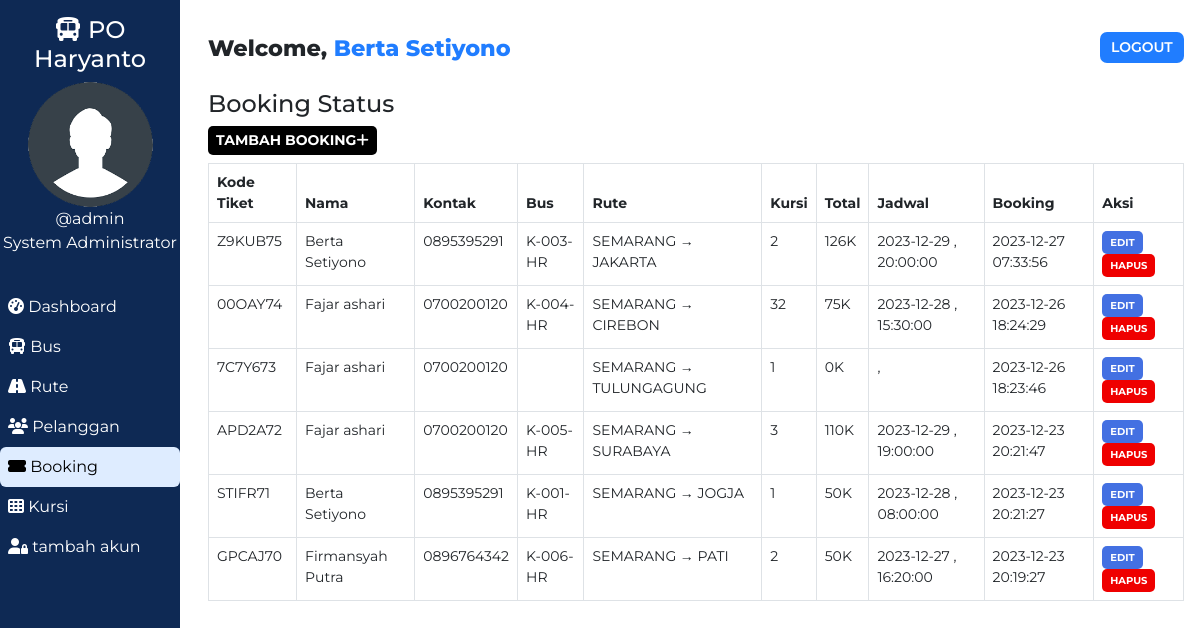
The page /admin/booking.php (signed in) on the database its author committed.
### tables this page shows
CREATE TABLE `users` (
  `user_id` int(11) NOT NULL,
  `user_fullname` varchar(100) NOT NULL,
  `user_name` varchar(30) NOT NULL,
  `user_password` varchar(255) NOT NULL,
  `user_created` datetime NOT NULL DEFAULT current_timestamp(),
  `role` varchar(11) NOT NULL
);

CREATE TABLE `bookings` (
  `id` int(100) NOT NULL,
  `booking_id` varchar(255) NOT NULL,
  `customer_id` varchar(255) NOT NULL,
  `route_id` varchar(255) NOT NULL,
  `customer_route` varchar(200) NOT NULL,
  `booked_amount` int(100) NOT NULL,
  `booked_seat` varchar(100) NOT NULL,
  `booking_created` datetime NOT NULL DEFAULT current_timestamp()
);

CREATE TABLE `customers` (
  `id` int(100) NOT NULL,
  `customer_id` varchar(255) NOT NULL,
  `customer_name` varchar(30) NOT NULL,
  `customer_phone` varchar(10) NOT NULL,
  `customer_created` datetime NOT NULL DEFAULT current_timestamp()
);

CREATE TABLE `routes` (
  `id` int(100) NOT NULL,
  `route_id` varchar(255) NOT NULL,
  `bus_no` varchar(155) NOT NULL,
  `route_cities` varchar(255) NOT NULL,
  `route_dep_date` date NOT NULL,
  `route_dep_time` time NOT NULL,
  `route_step_cost` int(100) NOT NULL,
  `route_created` datetime NOT NULL DEFAULT current_timestamp()
);

### assets/partials/_functions.php (called while the page is built, shortened)
<?php
    function get_from_table($conn, $table, $primaryKey, $pKeyValue, $toget)
    {
        $sql = "SELECT * FROM $table WHERE $primaryKey='$pKeyValue'";
        $result = mysqli_query($conn, $sql);
        $row = mysqli_fetch_assoc($result);
        if($row)
        {
            return $row["$toget"];
        }
        return false;
    }
?>

### admin/booking.php (the view, shortened to what this page needs)
<!DOCTYPE html>
<html lang="en">
<head>
    <link href="https://cdn.jsdelivr.net/npm/bootstrap@5.0.1/dist/css/bootstrap.min.css" rel="stylesheet">
    <?php
        $page="booking";
    ?>
</head>
<body>
    <?php require '../assets/partials/_admin-header.php';?>
        <?php
            $resultSql = "SELECT * FROM `bookings` ORDER BY booking_created DESC";
            $resultSqlResult = mysqli_query($conn, $resultSql);
            if(!mysqli_num_rows($resultSqlResult)){ ?>
                <div class="container mt-4">
                    <div id="noCustomers" class="alert alert-dark " role="alert">
                        <h1 class="alert-heading">Tidak ada booking</h1>
                        <p class="fw-light">Tmabahkan untuk yang pertama</p>
                        <hr>
                        <div id="addCustomerAlert" class="alert alert-success" role="alert">
                                Klik <button id="add-button" class="button btn-sm"type="button"data-bs-toggle="modal" data-bs-target="#addModal">Tambah <i class="fas fa-plus"></i></button> Tambah Booking!
                        </div>
                    </div>
                </div>
            <?php }
            else { ?>
            <section id="booking">
                <div id="head">
                    <h4>Booking Status</h4>
                </div>
                <div id="booking-results">
                    <div>
                        <button id="add-button" class="button btn-sm"type="button"data-bs-toggle="modal" data-bs-target="#addModal">Tambah Booking<i class="fas fa-plus"></i></button>
                    </div>
                    <table class="table table-hover table-bordered">
                        <thead>
                            <th>Kode Tiket</th>
                            <th>Nama</th>
                            <th>Kontak</th>
                            <th>Bus</th>
                            <th>Rute</th>
                            <th>Kursi</th>
                            <th>Total</th>
                            <th>Jadwal</th>
                            <th>Booking</th>
                            <th>Aksi</th>
                        </thead>
                        <?php
                            while($row = mysqli_fetch_assoc($resultSqlResult))
                            {
                                $id = $row["id"];
                                $customer_id = $row["customer_id"];
                                $route_id = $row["route_id"];
                                $pnr = $row["booking_id"];
                                $customer_name = get_from_table($conn, "customers","customer_id", $customer_id, "customer_name");
                                $customer_phone = get_from_table($conn,"customers","customer_id", $customer_id, "customer_phone");
                                $bus_no = get_from_table($conn, "routes", "route_id", $route_id, "bus_no");
                                $route = $row["customer_route"];
                                $booked_seat = $row["booked_seat"];
                                $booked_amount = $row["booked_amount"];
                                $dep_date = get_from_table($conn, "routes", "route_id", $route_id, "route_dep_date");
                                $dep_time = get_from_table($conn, "routes", "route_id", $route_id, "route_dep_time");
                                $booked_timing = $row["booking_created"];
                        ?>
                        <tr>
                            <td>
                                <?php
                                    echo $pnr;
                                ?>
                            </td>
                            <td>
                                <?php
                                    echo $customer_name;
                                ?>
                            </td>
                            <td>
                                <?php
                                    echo $customer_phone;
                                ?>
                            </td>
                            <td>
                                <?php
                                    echo $bus_no;
                                ?>
                            </td>
                            <td>
                                <?php
                                    echo $route;
                                ?>
                            </td>
                            <td>
                                <?php
                                    echo $booked_seat;
                                ?>
                            </td>
                            <td>
                                <?php
                                    echo $booked_amount.'K';
                                ?>
                            </td>
                            <td>
                                <?php
                                    echo $dep_date . " , ". $dep_time;
                                ?>
                            </td>
                            <td>
                                <?php
                                    echo $booked_timing;
                                ?>
                            </td>
                            <td>
                            <button class="button btn-sm edit-button" data-link="<?php echo $_SERVER['REQUEST_URI']; ?>" data-customerid="<?php
                                                echo $customer_id;?>" data-id="<?php
                                                echo $id;?>" data-name="<?php
                                                echo $customer_name;?>" data-phone="<?php
                                                echo $customer_phone;?>" >Edit</button>
                                <button class="button delete-button btn-sm" data-bs-toggle="modal" data-bs-target="#deleteModal"
                                data-id="<?php
                                                echo $id;?>" data-bookedseat="<?php
                                                echo $booked_seat;
                                            ?>" data-routeid="<?php
                                            echo $route_id;
                                        ?>">Hapus</button>
                            </td>
                        </tr>
                        <?php
                        }
                    ?>
                    </table>
                </div>
            </section>
            <?php } ?>
        </div>
    </main>
</body>
</html>

### assets/partials/_admin-header.php (shortened to what this page needs)
<?php
    require '_functions.php';
    $conn = db_connect();
    $user_id = $_SESSION['user_id'];
    $sql = "SELECT * FROM users WHERE user_id = $user_id";
    $result = mysqli_query($conn, $sql);
    if($row = mysqli_fetch_assoc($result))
    {
        $user_fullname = $row["user_fullname"];
        $user_name = $row["user_name"];
    }
?>
    <main id="container">
        <div id="sidebar">
            <h4><i class="fas fa-bus"></i> PO Haryanto </h4>
            <div>
                <img class="adminDp" src="../assets/img/userav-min.png" height="125px" alt="Admin Profile Pic">
                <p>
                    <?php  echo '@'.$user_name;  ?>
                </p>
                <p>System Administrator</p>
            </div>
            <ul id="options">
                <li class="option <?php if($page=='dashboard'){ echo 'active';}?>">
                    <a href="./dashboard.php">
                    <i class="fas fa-tachometer-alt"></i> Dashboard
                    </a>
                </li>
                <li class="option <?php if($page=='bus'){ echo 'active';}?>">
                    <a href="./bus.php">
                    <i class="fas fa-bus"></i> Bus
                    </a>
                </li>
                <li class="option <?php if($page=='route'){ echo 'active';}?>">
                    <a href="./route.php">
                    <i class="fas fa-road"></i> Rute
                    </a>
                </li>
                <li class="option <?php if($page=='customer'){ echo 'active';}?>">
                    <a href="./customer.php">
                    <i class="fas fa-users"></i> Pelanggan
                    </a>
                </li>
                <li class="option <?php if($page=='booking'){ echo 'active';}?>">
                    <a href="./booking.php">
                    <i class="fas fa-ticket-alt"></i> Booking
                    </a>
                </li>
                <li class="option <?php if($page=='seat'){ echo 'active';}?>">
                    <a href="./seat.php">
                    <i class="fas fa-th"></i> Kursi
                    </a>
                </li>
                <li class="option <?php if($page=='signup'){ echo 'active';}?>">
                    <a href="./signup.php">
                    <i class="fas fa-user-lock"></i> tambah akun
                    </a>
                </li>
            </ul>
        </div>
        <div id="main-content">
            <section id="welcome">
                <ul>
                    <li class="welcome-item">Welcome,
                        <span id="USER">
                            <?php
                                echo $user_fullname;
                            ?>
                        </span>
                    </li>
                    <li class="welcome-item">
                        <button id="logout" class="btn-sm">
                            <a href="../assets/partials/_logout.php">LOGOUT</a>
                        </button>
                    </li>
                </ul>
            </section>

### assets/styles/admin.php (style rules this page uses)
body { margin: 0; box-sizing: border-box; font-family: 'Montserrat', sans-serif; background-color: white; }
html { scroll-behavior: smooth; }
*, *::after, *::before { box-sizing: inherit; }
#USER { color: #207DFF; }
.adminDp { border-radius: 50%; }
#welcome { background-color: white; }
#welcome ul { display: flex; justify-content: space-between; list-style-type: none; padding: 0; margin: 0; }
#welcome li { margin: 0 1rem; padding: 0.5rem 0; }
#welcome li:first-child { font-weight: 800; font-size: 1.4rem; }
#logout { padding: 0.3rem 0.7rem; background-color: #207DFF; font-weight: 600; outline: none; border: none; border-radius: 7px; }
#logout a { color: white; text-decoration: none; }
@media only screen and (min-width:1000px) { #sidebar { text-align: center; background-color: #0E2954; color: white; width: 15%; position: fixed; top: 0%; padding-top: 1rem; z-index: 2; height: 100vh; } }
@media only screen and (min-width:1000px) { #sidebar p { margin: 0; } }
@media only screen and (min-width:1000px) { #sidebar ul { margin-top: 2rem; } }
@media only screen and (min-width:1000px) { #options { list-style-type: none; text-align: left; padding-left: 0; } }
@media only screen and (min-width:1000px) { .option a { display: block; padding: 0.5rem; text-decoration: none; color: inherit; border-radius: 6px; } }
@media only screen and (min-width:1000px) { .active { background-color:#DEECFF; color:black; border-radius: 6px; } }
@media only screen and (min-width:1000px) { #main-content { margin-left: 16%; } }

### assets/styles/admin-options.php (style rules this page uses)
* { font-family: Montserrat; }
#booking #head, #customer #head, #route #head, #seat #head, #bus #head { padding-top: 1rem; }
#booking, #customer, #route, #bus, #seat { padding: 0 1rem; }
#booking-results > div, #customer-results > div, #route-results > div, #bus-results > div { margin-bottom: 0.5rem; }
#booking-results button, #customer-results button, #route button, #bus-results button { border-radius: 5px; }
.button { border: none; font-weight: bold; text-transform: uppercase; }
#add-button { background-color: black; color: white; }
table { font-size: 14px; }
table th,td { padding-left: 0.3rem; }
table button { color: white; }
.edit-button { background-color: #4370E2; }
.delete-button { background-color: #EF0000; }
.edit-button, .delete-button { font-size: 10px }

### rows shown on the page
users: user_name "admin", user_fullname "Berta Setiyono"
bookings: booking "Z9KUB75", customer.customer_name "Berta Setiyono", customer.customer_phone "0895395291", route.bus_no "K-003-HR", customer_route "SEMARANG → JAKARTA", booked_seat "2", booked_amount "126", route.route_dep_date "2023-12-29", route.route_dep_time "20:00:00", booking_created "2023-12-27 07:33:56"
bookings: booking "00OAY74", customer.customer_name "Fajar ashari", customer.customer_phone "0700200120", route.bus_no "K-004-HR", customer_route "SEMARANG → CIREBON", booked_seat "32", booked_amount "75", route.route_dep_date "2023-12-28", route.route_dep_time "15:30:00", booking_created "2023-12-26 18:24:29"
bookings: booking "7C7Y673", customer.customer_name "Fajar ashari", customer.customer_phone "0700200120", customer_route "SEMARANG → TULUNGAGUNG", booked_seat "1", booked_amount "0", booking_created "2023-12-26 18:23:46"
bookings: booking "APD2A72", customer.customer_name "Fajar ashari", customer.customer_phone "0700200120", route.bus_no "K-005-HR", customer_route "SEMARANG → SURABAYA", booked_seat "3", booked_amount "110", route.route_dep_date "2023-12-29", route.route_dep_time "19:00:00", booking_created "2023-12-23 20:21:47"
bookings: booking "STIFR71", customer.customer_name "Berta Setiyono", customer.customer_phone "0895395291", route.bus_no "K-001-HR", customer_route "SEMARANG → JOGJA", booked_seat "1", booked_amount "50", route.route_dep_date "2023-12-28", route.route_dep_time "08:00:00", booking_created "2023-12-23 20:21:27"
bookings: booking "GPCAJ70", customer.customer_name "Firmansyah Putra", customer.customer_phone "0896764342", route.bus_no "K-006-HR", customer_route "SEMARANG → PATI", booked_seat "2", booked_amount "50", route.route_dep_date "2023-12-27", route.route_dep_time "16:20:00", booking_created "2023-12-23 20:19:27"
